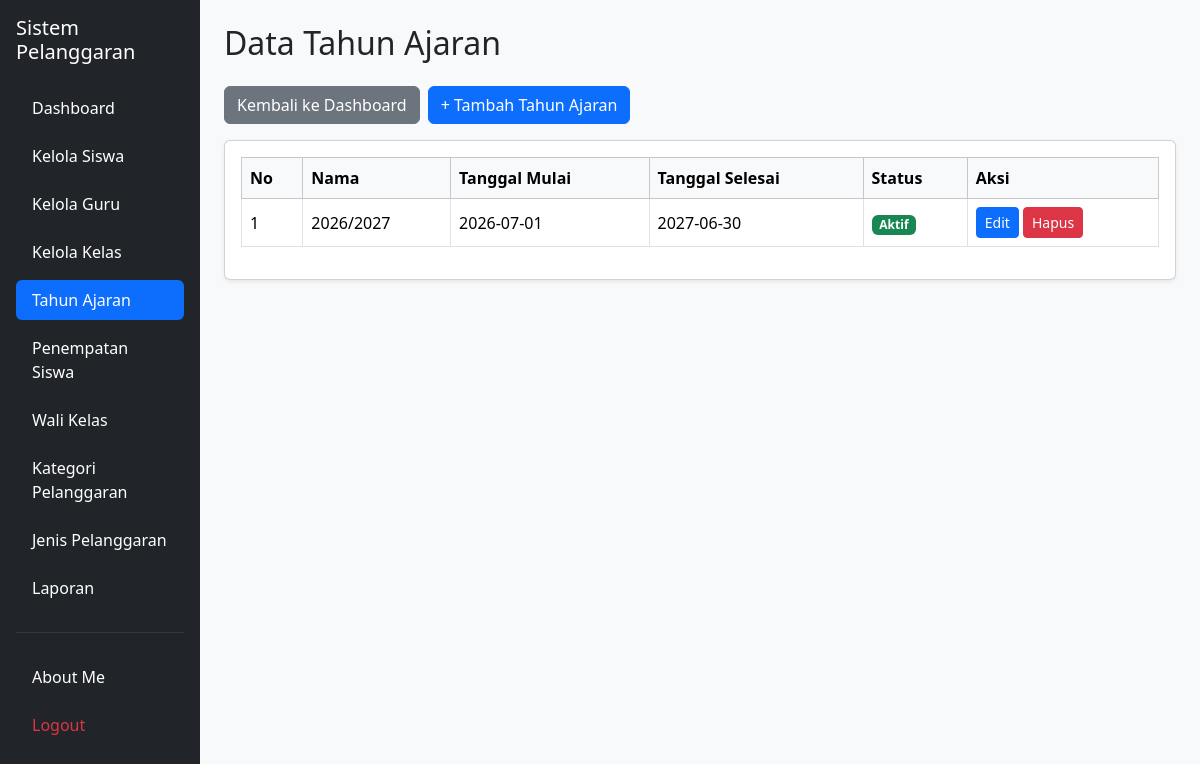
/tahun_ajaran.php (signed in), run on the app's committed database.
### tables this page shows
CREATE TABLE `t_tahun_ajaran` (
  `id` int(11) NOT NULL,
  `nama` varchar(20) NOT NULL,
  `tanggal_mulai` date NOT NULL,
  `tanggal_selesai` date NOT NULL,
  `status_aktif` tinyint(1) NOT NULL,
  `created_at` timestamp NOT NULL DEFAULT current_timestamp(),
  `update_at` timestamp NOT NULL DEFAULT current_timestamp()
);

### tahun_ajaran.php (the view, shortened to what this page needs)
<?php
include "config/koneksi.php";
$query = "SELECT * FROM t_tahun_ajaran WHERE status_aktif = 1 ORDER BY id ASC";
$result = mysqli_query($koneksi, $query);
?>
<!DOCTYPE html>
<html lang="id">
<head>
    <link href="https://cdn.jsdelivr.net/npm/bootstrap@5.3.8/dist/css/bootstrap.min.css"
          rel="stylesheet">
    <link href="https://cdn.datatables.net/2.3.4/css/dataTables.bootstrap5.min.css"
          rel="stylesheet">
</head>
<body class="bg-light">
<div class="container-fluid">
    <div class="row">
        <aside class="col-md-3 col-lg-2 bg-dark text-white p-3 position-fixed top-0 bottom-0 start-0 overflow-auto">
            <h5 class="text-white mb-4">
                Sistem Pelanggaran
            </h5>
            <nav class="nav nav-pills flex-column gap-2">
                <a href="dashboard.php" class="nav-link text-white">
                    Dashboard
                </a>
                <a href="siswa.php" class="nav-link text-white">
                    Kelola Siswa
                </a>
                <a href="guru.php" class="nav-link text-white">
                    Kelola Guru
                </a>
                <a href="kelas.php" class="nav-link text-white">
                    Kelola Kelas
                </a>
                <a href="tahun_ajaran.php" class="nav-link active">
                    Tahun Ajaran
                </a>
                <a href="penempatan_siswa.php" class="nav-link text-white">
                    Penempatan Siswa
                </a>
                <a href="wali_kelas.php" class="nav-link text-white">
                    Wali Kelas
                </a>
                <a href="kategori_pelanggaran.php" class="nav-link text-white">
                    Kategori Pelanggaran
                </a>
                <a href="jenis_pelanggaran.php" class="nav-link text-white">
                    Jenis Pelanggaran
                </a>
                <a href="laporan.php" class="nav-link text-white">
                    Laporan
                </a>
                <hr class="text-secondary">
                <a href="about_me.php" class="nav-link text-white">
                    About Me
                </a>
                <a href="logout.php"
                   class="nav-link text-danger"
                   onclick="return confirm('Yakin ingin logout?')">
                    Logout
                </a>
            </nav>
        </aside>
        <main class="col-md-9 col-lg-10 p-4 offset-md-3 offset-lg-2">
            <h2 class="mb-4">Data Tahun Ajaran</h2>
            <div class="d-flex flex-wrap gap-2 mb-3">
                <a href="dashboard.php" class="btn btn-secondary">
                    Kembali ke Dashboard
                </a>
                <a href="tambah_tahun_ajaran.php" class="btn btn-primary">
                    + Tambah Tahun Ajaran
                </a>
            </div>
            <div class="card shadow-sm">
                <div class="card-body">
                    <div class="table-responsive">
                        <table id="tabelTahunAjaran"
                               class="table table-bordered table-hover align-middle">
                            <thead class="table-light">
                                <tr>
                                    <th>No</th>
                                    <th>Nama</th>
                                    <th>Tanggal Mulai</th>
                                    <th>Tanggal Selesai</th>
                                    <th>Status</th>
                                    <th>Aksi</th>
                                </tr>
                            </thead>
                            <tbody>
                            <?php
                            $no = 1;
                            if (mysqli_num_rows($result) > 0) {
                                while ($data = mysqli_fetch_assoc($result)) {
                            ?>
                                <tr>
                                    <td><?= $no++; ?></td>
                                    <td>
                                        <?= htmlspecialchars($data['nama'] ?? '-'); ?>
                                    </td>
                                    <td>
                                        <?= htmlspecialchars($data['tanggal_mulai'] ?? '-'); ?>
                                    </td>
                                    <td>
                                        <?= htmlspecialchars($data['tanggal_selesai'] ?? '-'); ?>
                                    </td>
                                    <td>
                                        <?php if (($data['status_aktif'] ?? 0) == 1) { ?>
                                            <span class="badge bg-success">
                                                Aktif
                                            </span>
                                        <?php } else { ?>
                                            <span class="badge bg-secondary">
                                                Tidak Aktif
                                            </span>
                                        <?php } ?>
                                    </td>
                                    <td class="text-nowrap">
                                        <a href="edit_tahun_ajaran.php?id=<?= (int)$data['id']; ?>"
                                           class="btn btn-primary btn-sm">
                                            Edit
                                        </a>
                                        <a href="hapus_tahun_ajaran.php?id=<?= (int)$data['id']; ?>"
                                           class="btn btn-danger btn-sm"
                                           onclick="return confirm('Yakin ingin menghapus tahun ajaran ini?')">
                                            Hapus
                                        </a>
                                    </td>
                                </tr>
                            <?php
                                }
                            } ?>
                            </tbody>
                        </table>
                    </div>
                </div>
            </div>
        </main>
    </div>
</div>
</body>
</html>

### data on the page
t_tahun_ajaran: nama "2026/2027", tanggal_mulai "2026-07-01", tanggal_selesai "2027-06-30", status_aktif "Aktif"
